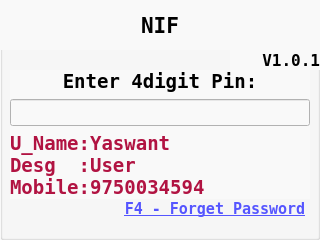
<?xml version="1.0" encoding="UTF-8"?>
<ui version="4.0">
 <class>Login</class>
 <widget class="QWidget" name="Login">
  <property name="geometry">
   <rect>
    <x>0</x>
    <y>0</y>
    <width>320</width>
    <height>240</height>
   </rect>
  </property>
  <property name="windowTitle">
   <string>Form</string>
  </property>
  <widget class="QGroupBox" name="groupBox">
   <property name="geometry">
    <rect>
     <x>0</x>
     <y>0</y>
     <width>320</width>
     <height>240</height>
    </rect>
   </property>
   <property name="styleSheet">
    <string notr="true">background-color: rgb(249, 249, 249);</string>
   </property>
   <property name="title">
    <string/>
   </property>
   <property name="flat">
    <bool>false</bool>
   </property>
   <widget class="QLabel" name="label_logo">
    <property name="geometry">
     <rect>
      <x>0</x>
      <y>0</y>
      <width>320</width>
      <height>50</height>
     </rect>
    </property>
    <property name="font">
     <font>
      <family>DejaVu Sans Mono</family>
      <pointsize>16</pointsize>
      <weight>75</weight>
      <bold>true</bold>
     </font>
    </property>
    <property name="styleSheet">
     <string notr="true"/>
    </property>
    <property name="text">
     <string>NIF</string>
    </property>
    <property name="scaledContents">
     <bool>true</bool>
    </property>
    <property name="alignment">
     <set>Qt::AlignCenter</set>
    </property>
   </widget>
   <widget class="QWidget" name="gridLayoutWidget">
    <property name="geometry">
     <rect>
      <x>10</x>
      <y>70</y>
      <width>300</width>
      <height>129</height>
     </rect>
    </property>
    <layout class="QGridLayout" name="gridLayout" rowstretch="0,0,0">
     <item row="0" column="0">
      <widget class="QLabel" name="label_3">
       <property name="font">
        <font>
         <family>DejaVu Sans Mono</family>
         <pointsize>14</pointsize>
         <weight>75</weight>
         <bold>true</bold>
        </font>
       </property>
       <property name="text">
        <string>Enter 4digit Pin:</string>
       </property>
       <property name="alignment">
        <set>Qt::AlignCenter</set>
       </property>
      </widget>
     </item>
     <item row="1" column="0">
      <widget class="QLineEdit" name="lineEdit_pwd">
       <property name="font">
        <font>
         <family>DejaVu Sans Mono</family>
         <pointsize>12</pointsize>
         <weight>75</weight>
         <bold>true</bold>
        </font>
       </property>
       <property name="maxLength">
        <number>4</number>
       </property>
       <property name="echoMode">
        <enum>QLineEdit::Password</enum>
       </property>
       <property name="alignment">
        <set>Qt::AlignCenter</set>
       </property>
      </widget>
     </item>
     <item row="2" column="0">
      <widget class="QLabel" name="label_user_details">
       <property name="font">
        <font>
         <family>DejaVu Sans Mono</family>
         <pointsize>14</pointsize>
         <weight>75</weight>
         <bold>true</bold>
        </font>
       </property>
       <property name="styleSheet">
        <string notr="true">color: rgb(177, 19, 66);</string>
       </property>
       <property name="text">
        <string>U_Name:Yaswant
Desg  :User
Mobile:9750034594</string>
       </property>
       <property name="alignment">
        <set>Qt::AlignLeading|Qt::AlignLeft|Qt::AlignVCenter</set>
       </property>
      </widget>
     </item>
    </layout>
   </widget>
   <widget class="QPushButton" name="pushButton_froget_password">
    <property name="geometry">
     <rect>
      <x>120</x>
      <y>199</y>
      <width>190</width>
      <height>20</height>
     </rect>
    </property>
    <property name="font">
     <font>
      <family>DejaVu Sans Mono</family>
      <pointsize>11</pointsize>
      <weight>75</weight>
      <bold>true</bold>
      <underline>true</underline>
     </font>
    </property>
    <property name="styleSheet">
     <string notr="true">color: rgb(85, 85, 255);</string>
    </property>
    <property name="text">
     <string>F4 - Forget Password</string>
    </property>
    <property name="autoDefault">
     <bool>true</bool>
    </property>
    <property name="default">
     <bool>true</bool>
    </property>
    <property name="flat">
     <bool>true</bool>
    </property>
   </widget>
   <widget class="QLabel" name="label">
    <property name="geometry">
     <rect>
      <x>230</x>
      <y>50</y>
      <width>90</width>
      <height>20</height>
     </rect>
    </property>
    <property name="font">
     <font>
      <family>DejaVu Sans Mono</family>
      <pointsize>12</pointsize>
      <weight>75</weight>
      <bold>true</bold>
     </font>
    </property>
    <property name="text">
     <string>V1.0.1</string>
    </property>
    <property name="alignment">
     <set>Qt::AlignRight|Qt::AlignTrailing|Qt::AlignVCenter</set>
    </property>
   </widget>
  </widget>
 </widget>
 <tabstops>
  <tabstop>lineEdit_pwd</tabstop>
  <tabstop>pushButton_froget_password</tabstop>
 </tabstops>
 <resources/>
 <connections/>
</ui>
